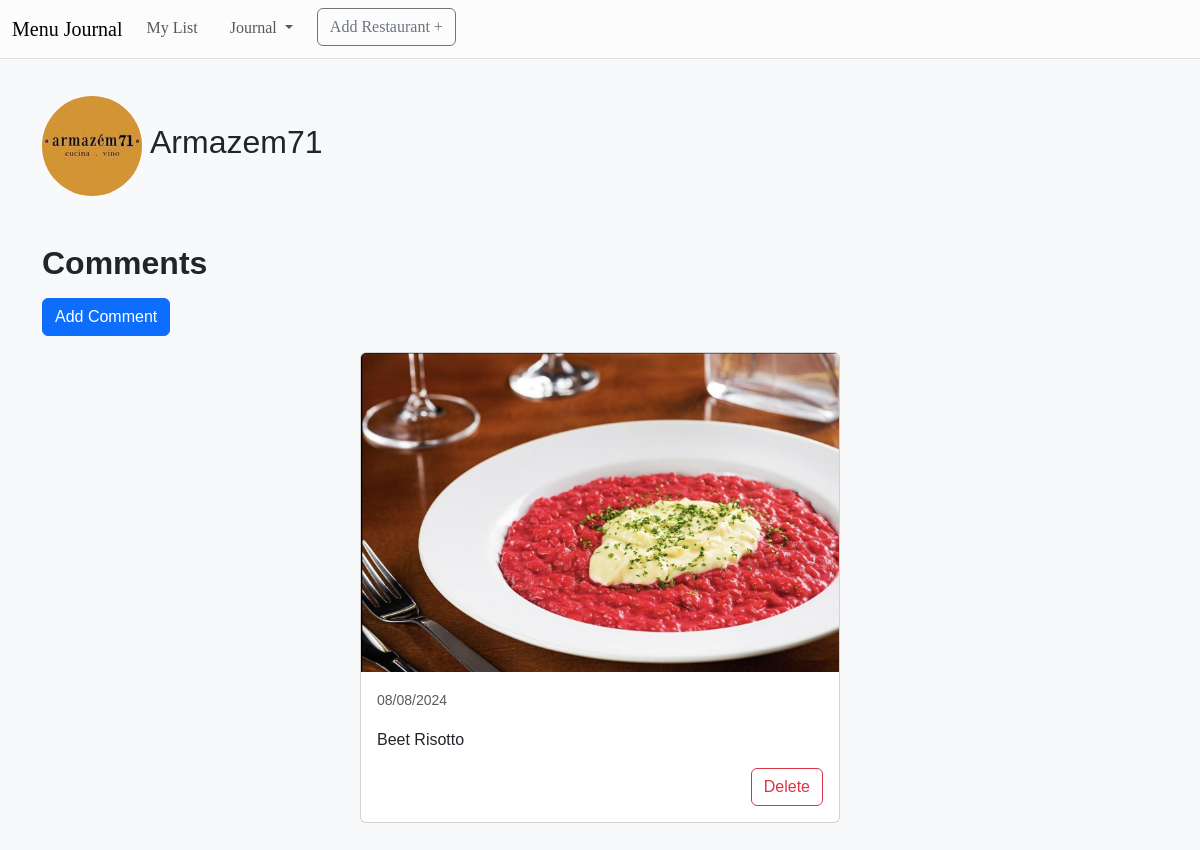
/entrie/1/comments, run on the app's committed database.
### tables this page shows
CREATE TABLE restaurants (
    id INTEGER PRIMARY KEY AUTOINCREMENT NOT NULL, 
    name TEXT NOT NULL,
    address TEXT,
    city TEXT, 
    bio TEXT, 
    profile_pic TEXT, 
    instagram_user TEXT
);

CREATE TABLE comments (
    id INTEGER PRIMARY KEY AUTOINCREMENT NOT NULL, 
    comment TEXT NOT NULL, 
    comment_image TEXT,
    datetime TEXT NOT NULL, 
    entrie_id INTEGER NOT NULL,
    FOREIGN KEY(entrie_id) REFERENCES entries(id)
);

### app.py (the view)
@app.route("/entrie/<int:id>/comments")
def comments(id):
    if db.execute("SELECT id FROM entries WHERE id = ?", id):
        comments = db.execute("SELECT id, comment, comment_image, STRFTIME('%d/%m/%Y', datetime) AS date FROM comments WHERE entrie_id = ? ORDER BY datetime DESC", id)
        restaurant_data = db.execute("SELECT name, profile_pic FROM restaurants WHERE id = (SELECT restaurant_id FROM entries WHERE id = ?)", id)[0]
        return render_template("comments.html", comments=comments, id=id, restaurant_data=restaurant_data)
    return render_template("layout.html", error="Restaurant does not exist")

### templates/comments.html (shortened to what this page needs)
{% extends "layout.html" %}
{% block main %}
    <div class="mb-5" id="align-items">
        {% if restaurant_data['profile_pic'] %}
            <img class="profile_pic" src={{ url_for('static', filename='') + "images/" + restaurant_data["profile_pic"] }} alt="restaurant-image"/>
        {% endif %}
            <h2 class="mx-2">{{ restaurant_data['name'] }}</h2>
    </div>
    <div class="pl-3">
        <h2 class="text-start fw-bold mb-3">Comments</h2>
        <a href={{ "/entrie/" ~ id ~ "/add_comment" }} type="button" class="btn btn-primary mb-3">Add Comment</a>
    </div>
    {% if comments %}
        {% for comment in comments%}
            {% if comment['comment_image']%}
                <div class="card mb-3 mx-auto">
                    <img src={{ url_for('static', filename='') + "images/" + comment["comment_image"] }} class="card-img-top" alt="image comment">
                    <div class="card-body">
                        <p class="card-text"><small class="text-body-secondary">{{ comment['date'] }}</small></p>
                        <p class="card-text">{{ comment['comment'] }}</p>
                        <form action="/delete_comment/{{ comment['id'] }}" method="post">
                            <div class="text-end">
                                <button type="submit" class="btn btn-outline-danger delete-button">Delete</button>
                            </div>
                        </form>
                    </div>
                </div>
            {% endif %}
        {% endfor %}
    {% endif %}
{% endblock %}

### static/styles.css (style rules this page uses)
body { font-family: Helvetica, sans-serif; }
.card { max-width: 30rem; height: auto; }
.profile_pic { max-width: 100px; min-width: 50px; max-height: 100px; min-height: 100px; border-radius: 50%; overflow: hidden; }
#align-items { display: flex; align-items: center; }

### data on the page
restaurants: profile_pic (picture), name "Armazem71"
comments: comment_image (picture), date "08/08/2024", comment "Beet Risotto"
